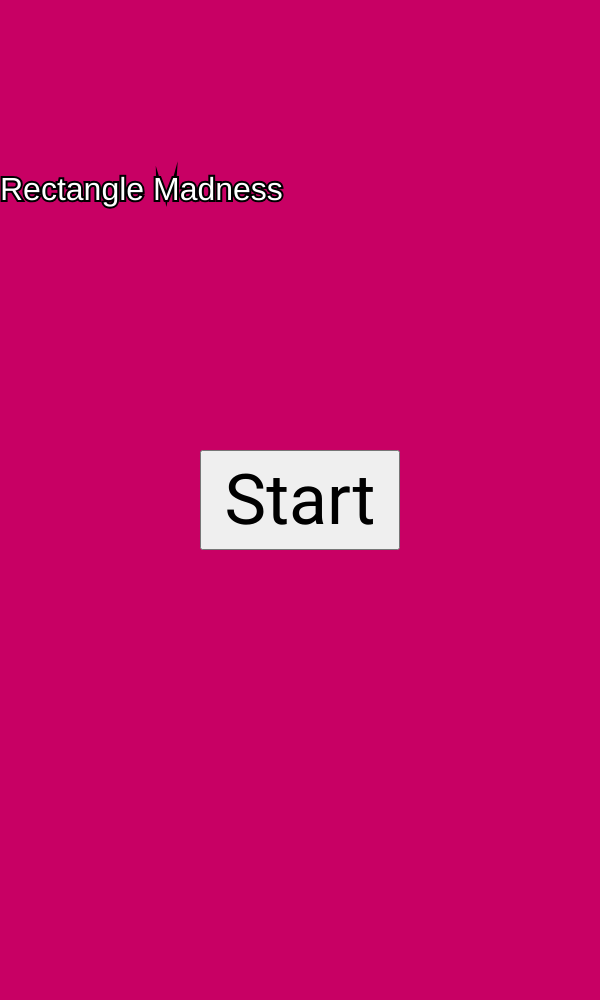
Frame 1 (no input)
Frame 60 (no input): identical to frame 1, image omitted
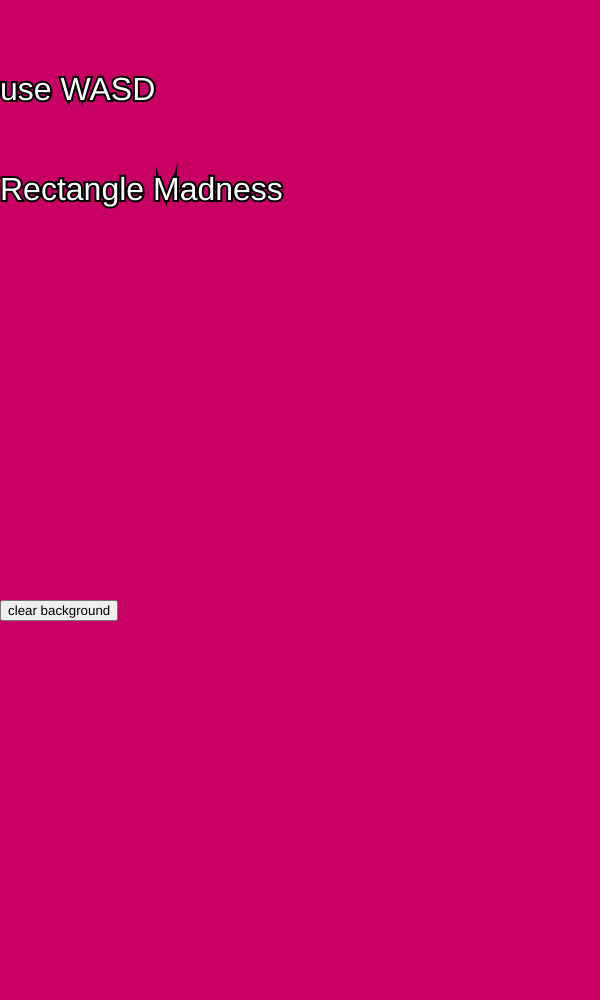
Frame 120 (the mouse pressed at the canvas centre since frame 60)

The p5.js sketch that drew these frames (run headless with seeded random() and noise() and a simulated clock; from frame 60 on, the mouse is pressed at the canvas centre):

// p5.js sketch
// ── sketch.js
// Interactive Scene
// Pinakin Gaur
// February 25, 2026
// Extra for Experts:
// I have used a html element, "style". It lets me style the text inside the button.

let w = 100;
let h = 50;
let x = 200;
let y = 100;
let button;

function setup() { 
  homeScreen();  
}

function draw() { 
}

function homeScreen() {
  let cnv = createCanvas(windowWidth / 2, windowHeight);
  cnv.position(width / 2);

  //   creates the start buttom
  button = createButton("Start");
  button.position(windowWidth / 2 - x / 2, height / 2 - y / 2);
  button.size(x, y);
  button.style('font-size', '70px');
  button.style('font-family', 'Roboto');
  button.mousePressed(mainScreen); 
  
  // creates the text 
  background(200, 0, 100); 
  textSize(32);
  fill(255);
  stroke(0);
  strokeWeight(4);
  text('Rectangle Madness', 0, 200);
}

function mainScreen() {
  text('use WASD', 0, 100);
  // Makes another button to let you clear the background
  colorbutton = createButton("clear background");
  colorbutton.position(width/2, height/2 + y);
  colorbutton.mousePressed(randomColor);
  button.hide();
  x = width / 2 - w/2;
  y = height / 2 - h/2;
  keyPressed();
}

function randomColor() {
  let c = random(['red', 'yellow', 'blue', 'green', 'pink']);
  background(c);

  // creates the text again after clearing the background
  textSize(32);
  fill(255);
  stroke(0);
  strokeWeight(4);
  text('Rectangle Madness', 0, 200);
  text('use WASD', 0, 100);
}

function keyPressed() {
  stroke(255);
  let starting = random(0, height/2);
  let secondStarting = random(height/2, height);

  // makes the rectangles with WASD
  if (key === 'w') {
    for (let y = starting; y > 0; y -= h + w) {
      fill('orange');
      rect(x, y, w, h);
    }
  }
  if (key === 'a') {
    for (let x = starting; x > 0; x -= w + h) {
      fill('black');
      rect(x, y, w, h);
    }
  }
  if (key === 's') {
    for (let y = secondStarting; y < height; y += h + w) {
      fill('purple');
      rect(x, y, w, h);
    }
  }
  if (key === 'd') {
    for (let x = secondStarting; x < width; x += w + h) {
      fill('grey');
      rect(x, y, w, h);
    }
  }
}
